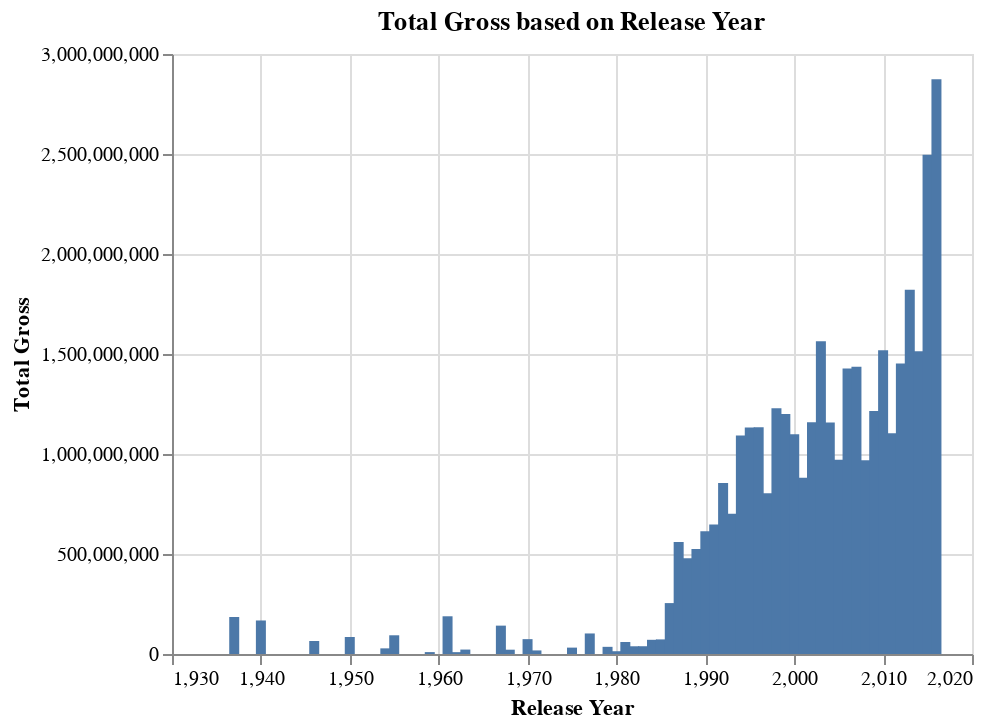

Source (notebook cell):
### Markdown cell above
As the result has shown, **2016** had the best box office gross, of **$2,873,393,105** without adjusted for inflation, but, you may ask, how does that year compare to other year? Let's put it through the bar chart and find out!

### Code cell
year_total_barChart = box_office_barChart(year_box_office, 'release_year', 'total_gross', 
                                          'Release Year', 'Total Gross', 'Total Gross based on Release Year')
year_total_barChart

### Figure 1 — Vega-Lite specification as saved in the notebook (floating-point values rounded to 4 significant figures)
{"config": {"view": {"continuousWidth": 400, "continuousHeight": 300}}, "data": {"name": "data-2d788eb394b08ea52420611572a026a5"}, "mark": "bar", "encoding": {"x": {"type": "quantitative", "field": "release_year", "title": "Release Year"}, "y": {"type": "quantitative", "field": "total_gross", "title": "Total Gross"}}, "title": "Total Gross based on Release Year", "$schema": "https://vega.github.io/schema/vega-lite/v4.8.1.json", "datasets": {"data-2d788eb394b08ea52420611572a026a5": [{"release_year": 1937, "total_gross": 184925485, "inflation_adjusted_gross": 5228953251}, {"release_year": 1940, "total_gross": 167620000, "inflation_adjusted_gross": 4375319860}, {"release_year": 1946, "total_gross": 65000000, "inflation_adjusted_gross": 1078510579}, {"release_year": 1950, "total_gross": 85000000, "inflation_adjusted_gross": 920608730}, {"release_year": 1954, "total_gross": 28200000, "inflation_adjusted_gross": 528279994}, {"release_year": 1955, "total_gross": 93600000, "inflation_adjusted_gross": 1236035515}, {"release_year": 1959, "total_gross": 9464608, "inflation_adjusted_gross": 21505832}, {"release_year": 1961, "total_gross": 188599723, "inflation_adjusted_gross": 1797806719}, {"release_year": 1962, "total_gross": 9230769, "inflation_adjusted_gross": 109581646}, {"release_year": 1963, "total_gross": 22182353, "inflation_adjusted_gross": 153870834}, {"release_year": 1967, "total_gross": 141843000, "inflation_adjusted_gross": 789612346}, {"release_year": 1968, "total_gross": 21540050, "inflation_adjusted_gross": 138612686}, {"release_year": 1970, "total_gross": 74282749, "inflation_adjusted_gross": 356362241}, {"release_year": 1971, "total_gross": 17871174, "inflation_adjusted_gross": 91305448}, {"release_year": 1975, "total_gross": 31916500, "inflation_adjusted_gross": 131246872}, {"release_year": 1977, "total_gross": 102717599, "inflation_adjusted_gross": 363659174}, {"release_year": 1979, "total_gross": 35841901, "inflation_adjusted_gross": 120377374}, {"release_year": 1980, "total_gross": 13900000, "inflation_adjusted_gross": 43560212}, {"release_year": 1981, "total_gross": 59899231, "inflation_adjusted_gross": 181636869}, {"release_year": 1982, "total_gross": 38617984, "inflation_adjusted_gross": 110731153}, {"release_year": 1983, "total_gross": 38833732, "inflation_adjusted_gross": 100549534}, {"release_year": 1984, "total_gross": 70999495, "inflation_adjusted_gross": 178132661}, {"release_year": 1985, "total_gross": 72981626, "inflation_adjusted_gross": 173124212}, {"release_year": 1986, "total_gross": 254523258, "inflation_adjusted_gross": 577472408}, {"release_year": 1987, "total_gross": 560208813, "inflation_adjusted_gross": 1186649969}, {"release_year": 1988, "total_gross": 479129298, "inflation_adjusted_gross": 986841867}, {"release_year": 1989, "total_gross": 525447310, "inflation_adjusted_gross": 1097851241}, {"release_year": 1990, "total_gross": 613857056, "inflation_adjusted_gross": 1226460745}, {"release_year": 1991, "total_gross": 647050340, "inflation_adjusted_gross": 1221190032}, {"release_year": 1992, "total_gross": 854534354, "inflation_adjusted_gross": 1736349861}, {"release_year": 1993, "total_gross": 701652109, "inflation_adjusted_gross": 1427312980}, {"release_year": 1994, "total_gross": 1092255030, "inflation_adjusted_gross": 2140690807}, {"release_year": 1995, "total_gross": 1131964294, "inflation_adjusted_gross": 2188599043}, {"release_year": 1996, "total_gross": 1134044721, "inflation_adjusted_gross": 2157238999}, {"release_year": 1997, "total_gross": 803617066, "inflation_adjusted_gross": 1474848034}, {"release_year": 1998, "total_gross": 1229279167, "inflation_adjusted_gross": 2189031209}, {"release_year": 1999, "total_gross": 1200292143, "inflation_adjusted_gross": 1981582799}, {"release_year": 2000, "total_gross": 1098929717, "inflation_adjusted_gross": 1711675892}, {"release_year": 2001, "total_gross": 881246784, "inflation_adjusted_gross": 1296291781}, {"release_year": 2002, "total_gross": 1159269061, "inflation_adjusted_gross": 1680599676}, {"release_year": 2003, "total_gross": 1564114393, "inflation_adjusted_gross": 2171244827}, {"release_year": 2004, "total_gross": 1157899879, "inflation_adjusted_gross": 1570219160}, {"release_year": 2005, "total_gross": 970646842, "inflation_adjusted_gross": 1273982639}, {"release_year": 2006, "total_gross": 1427356974, "inflation_adjusted_gross": 1834744763}, {"release_year": 2007, "total_gross": 1436787754, "inflation_adjusted_gross": 1757479739}, {"release_year": 2008, "total_gross": 968276109, "inflation_adjusted_gross": 1135356255}, {"release_year": 2009, "total_gross": 1215142753, "inflation_adjusted_gross": 1359908617}, {"release_year": 2010, "total_gross": 1518975880, "inflation_adjusted_gross": 1622535159}, {"release_year": 2011, "total_gross": 1103207068, "inflation_adjusted_gross": 1172578942}, {"release_year": 2012, "total_gross": 1452972057, "inflation_adjusted_gross": 1537669134}, {"release_year": 2013, "total_gross": 1821352070, "inflation_adjusted_gross": 1887863558}, {"release_year": 2014, "total_gross": 1514179473, "inflation_adjusted_gross": 1560791318}, {"release_year": 2015, "total_gross": 2495662696, "inflation_adjusted_gross": 2495662696}, {"release_year": 2016, "total_gross": 2873393105, "inflation_adjusted_gross": 2873393105}]}}
